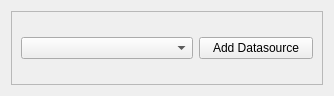
<?xml version="1.0" encoding="UTF-8"?>
<ui version="4.0">
 <class>DatasourceSelectionWidget</class>
 <widget class="QWidget" name="DatasourceSelectionWidget">
  <property name="geometry">
   <rect>
    <x>0</x>
    <y>0</y>
    <width>334</width>
    <height>96</height>
   </rect>
  </property>
  <property name="windowTitle">
   <string>Form</string>
  </property>
  <layout class="QGridLayout" name="gridLayout_2">
   <item row="0" column="0">
    <widget class="QScrollArea" name="scrollArea">
     <property name="widgetResizable">
      <bool>true</bool>
     </property>
     <widget class="QWidget" name="scrollAreaWidgetContents">
      <property name="geometry">
       <rect>
        <x>0</x>
        <y>0</y>
        <width>318</width>
        <height>80</height>
       </rect>
      </property>
      <layout class="QGridLayout" name="gridLayout">
       <item row="0" column="0">
        <widget class="QComboBox" name="datasourceComboBox"/>
       </item>
       <item row="0" column="1">
        <widget class="QPushButton" name="addSourcePushButton">
         <property name="maximumSize">
          <size>
           <width>114</width>
           <height>34</height>
          </size>
         </property>
         <property name="text">
          <string>Add Datasource</string>
         </property>
        </widget>
       </item>
      </layout>
     </widget>
    </widget>
   </item>
  </layout>
 </widget>
 <resources/>
 <connections/>
</ui>
